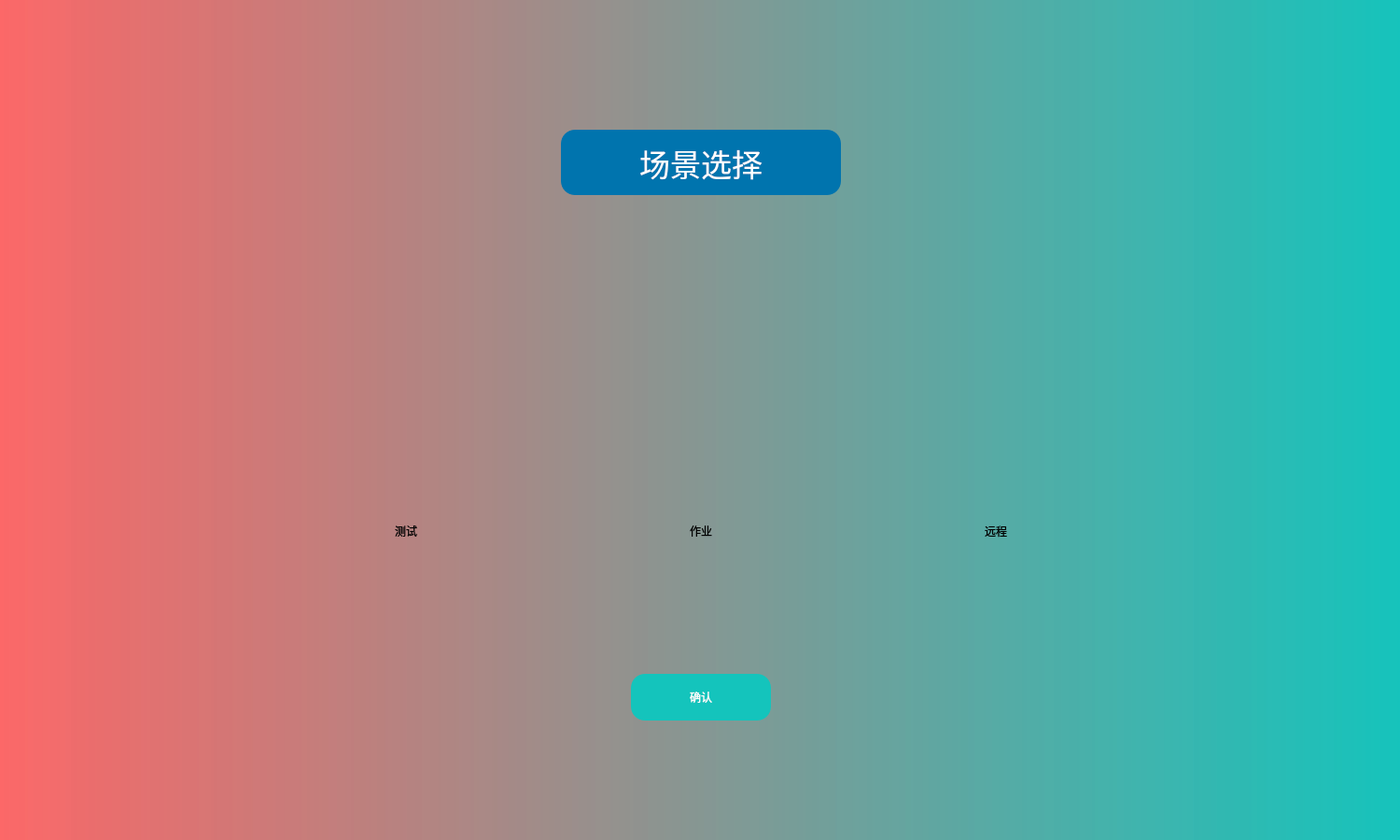
<?xml version="1.0" encoding="UTF-8"?>
<ui version="4.0">
 <class>ModeSelectClass</class>
 <widget class="QWidget" name="ModeSelectClass">
  <property name="geometry">
   <rect>
    <x>0</x>
    <y>0</y>
    <width>1500</width>
    <height>900</height>
   </rect>
  </property>
  <property name="windowTitle">
   <string>Form</string>
  </property>
  <property name="styleSheet">
   <string notr="true">background-color: qlineargradient(spread:pad, x1:0, y1:0, x2:1, y2:0, stop:0 rgba(251,102,102, 200), stop:1 rgba(20,196,188, 210));
</string>
  </property>
  <widget class="QWidget" name="layoutWidget">
   <property name="geometry">
    <rect>
     <x>0</x>
     <y>0</y>
     <width>1501</width>
     <height>911</height>
    </rect>
   </property>
   <layout class="QVBoxLayout" name="verticalLayout_4">
    <item>
     <spacer name="verticalSpacer">
      <property name="orientation">
       <enum>Qt::Vertical</enum>
      </property>
      <property name="sizeHint" stdset="0">
       <size>
        <width>20</width>
        <height>40</height>
       </size>
      </property>
     </spacer>
    </item>
    <item>
     <layout class="QHBoxLayout" name="horizontalLayout_3">
      <item>
       <spacer name="horizontalSpacer_5">
        <property name="orientation">
         <enum>Qt::Horizontal</enum>
        </property>
        <property name="sizeHint" stdset="0">
         <size>
          <width>40</width>
          <height>20</height>
         </size>
        </property>
       </spacer>
      </item>
      <item>
       <widget class="QLabel" name="label_5">
        <property name="enabled">
         <bool>false</bool>
        </property>
        <property name="sizePolicy">
         <sizepolicy hsizetype="Fixed" vsizetype="Fixed">
          <horstretch>0</horstretch>
          <verstretch>0</verstretch>
         </sizepolicy>
        </property>
        <property name="minimumSize">
         <size>
          <width>300</width>
          <height>70</height>
         </size>
        </property>
        <property name="maximumSize">
         <size>
          <width>300</width>
          <height>70</height>
         </size>
        </property>
        <property name="font">
         <font>
          <family>黑体</family>
          <pointsize>25</pointsize>
          <weight>50</weight>
          <italic>false</italic>
          <bold>false</bold>
          <kerning>false</kerning>
         </font>
        </property>
        <property name="styleSheet">
         <string notr="true">font: 25pt &quot;黑体&quot;;
color: rgb(255, 255, 255);
background-color: rgb(0, 116, 174);
border-radius: 15px;   </string>
        </property>
        <property name="text">
         <string>场景选择</string>
        </property>
        <property name="alignment">
         <set>Qt::AlignCenter</set>
        </property>
       </widget>
      </item>
      <item>
       <spacer name="horizontalSpacer_6">
        <property name="orientation">
         <enum>Qt::Horizontal</enum>
        </property>
        <property name="sizeHint" stdset="0">
         <size>
          <width>40</width>
          <height>20</height>
         </size>
        </property>
       </spacer>
      </item>
     </layout>
    </item>
    <item>
     <spacer name="verticalSpacer_2">
      <property name="orientation">
       <enum>Qt::Vertical</enum>
      </property>
      <property name="sizeHint" stdset="0">
       <size>
        <width>20</width>
        <height>40</height>
       </size>
      </property>
     </spacer>
    </item>
    <item>
     <layout class="QHBoxLayout" name="horizontalLayout_2">
      <item>
       <spacer name="horizontalSpacer_3">
        <property name="orientation">
         <enum>Qt::Horizontal</enum>
        </property>
        <property name="sizeHint" stdset="0">
         <size>
          <width>40</width>
          <height>20</height>
         </size>
        </property>
       </spacer>
      </item>
      <item>
       <layout class="QHBoxLayout" name="horizontalLayout">
        <item>
         <layout class="QVBoxLayout" name="verticalLayout">
          <item>
           <widget class="QRadioButton" name="radioButton_dubug_mode">
            <property name="sizePolicy">
             <sizepolicy hsizetype="Fixed" vsizetype="Fixed">
              <horstretch>210</horstretch>
              <verstretch>200</verstretch>
             </sizepolicy>
            </property>
            <property name="minimumSize">
             <size>
              <width>210</width>
              <height>200</height>
             </size>
            </property>
            <property name="maximumSize">
             <size>
              <width>210</width>
              <height>200</height>
             </size>
            </property>
            <property name="layoutDirection">
             <enum>Qt::LeftToRight</enum>
            </property>
            <property name="styleSheet">
             <string notr="true">QRadioButton::indicator { 
	width: 200px;
	height: 200px;
}
/*单选框未选中样式*/
QRadioButton::indicator::unchecked {
	image: url(./picture/mode_select/调试.png);
}
/*单选框选中样式*/
QRadioButton::indicator::checked { 
	image: url(./picture/mode_select/选中.png);
}


QRadioButton{
	background-color: rgba(255, 255, 255, 0);
}
</string>
            </property>
            <property name="text">
             <string/>
            </property>
           </widget>
          </item>
          <item>
           <widget class="QLabel" name="label">
            <property name="styleSheet">
             <string notr="true">QLabel{
	color: rgb(0, 0, 0);
	font: 75 14pt &quot;微软雅黑&quot;;
	background-color: rgba(255, 255, 255, 0);
}</string>
            </property>
            <property name="text">
             <string>测试</string>
            </property>
            <property name="alignment">
             <set>Qt::AlignCenter</set>
            </property>
           </widget>
          </item>
         </layout>
        </item>
        <item>
         <spacer name="horizontalSpacer">
          <property name="orientation">
           <enum>Qt::Horizontal</enum>
          </property>
          <property name="sizeType">
           <enum>QSizePolicy::Fixed</enum>
          </property>
          <property name="sizeHint" stdset="0">
           <size>
            <width>100</width>
            <height>20</height>
           </size>
          </property>
         </spacer>
        </item>
        <item>
         <layout class="QVBoxLayout" name="verticalLayout_2">
          <item>
           <widget class="QRadioButton" name="radioButton_work_mode">
            <property name="sizePolicy">
             <sizepolicy hsizetype="Fixed" vsizetype="Fixed">
              <horstretch>210</horstretch>
              <verstretch>200</verstretch>
             </sizepolicy>
            </property>
            <property name="minimumSize">
             <size>
              <width>210</width>
              <height>200</height>
             </size>
            </property>
            <property name="maximumSize">
             <size>
              <width>210</width>
              <height>200</height>
             </size>
            </property>
            <property name="styleSheet">
             <string notr="true">QRadioButton::indicator { 
	width: 200px;
	height: 200px;
}
/*单选框未选中样式*/
QRadioButton::indicator::unchecked {
	image: url(./picture/mode_select/作业.png);
}
/*单选框选中样式*/
QRadioButton::indicator::checked { 
	image: url(./picture/mode_select/选中.png);
}

QRadioButton{
	background-color: rgba(255, 255, 255, 0);
}
</string>
            </property>
            <property name="text">
             <string/>
            </property>
           </widget>
          </item>
          <item>
           <widget class="QLabel" name="label_2">
            <property name="styleSheet">
             <string notr="true">QLabel{
	color: rgb(0, 0, 0);
	font: 75 14pt &quot;微软雅黑&quot;;
	background-color: rgba(255, 255, 255, 0);
}</string>
            </property>
            <property name="text">
             <string>作业</string>
            </property>
            <property name="alignment">
             <set>Qt::AlignCenter</set>
            </property>
           </widget>
          </item>
         </layout>
        </item>
        <item>
         <spacer name="horizontalSpacer_2">
          <property name="orientation">
           <enum>Qt::Horizontal</enum>
          </property>
          <property name="sizeType">
           <enum>QSizePolicy::Fixed</enum>
          </property>
          <property name="sizeHint" stdset="0">
           <size>
            <width>100</width>
            <height>20</height>
           </size>
          </property>
         </spacer>
        </item>
        <item>
         <layout class="QVBoxLayout" name="verticalLayout_3">
          <item>
           <widget class="QRadioButton" name="radioButton_service_mode">
            <property name="sizePolicy">
             <sizepolicy hsizetype="Fixed" vsizetype="Fixed">
              <horstretch>0</horstretch>
              <verstretch>0</verstretch>
             </sizepolicy>
            </property>
            <property name="minimumSize">
             <size>
              <width>210</width>
              <height>200</height>
             </size>
            </property>
            <property name="maximumSize">
             <size>
              <width>210</width>
              <height>200</height>
             </size>
            </property>
            <property name="styleSheet">
             <string notr="true">QRadioButton::indicator { 
	width: 200px;
	height: 200px;
}
/*单选框未选中样式*/
QRadioButton::indicator::unchecked {
	image: url(./picture/mode_select/远程.png);
}
/*单选框选中样式*/
QRadioButton::indicator::checked { 
	image: url(./picture/mode_select/选中.png);
}

QRadioButton{
	background-color: rgba(255, 255, 255, 0);
}
</string>
            </property>
            <property name="text">
             <string/>
            </property>
           </widget>
          </item>
          <item>
           <widget class="QLabel" name="label_3">
            <property name="styleSheet">
             <string notr="true">QLabel{
	color: rgb(0, 0, 0);
	font: 75 14pt &quot;微软雅黑&quot;;
	background-color: rgba(255, 255, 255, 0);
}</string>
            </property>
            <property name="text">
             <string>远程</string>
            </property>
            <property name="alignment">
             <set>Qt::AlignCenter</set>
            </property>
           </widget>
          </item>
         </layout>
        </item>
       </layout>
      </item>
      <item>
       <spacer name="horizontalSpacer_4">
        <property name="orientation">
         <enum>Qt::Horizontal</enum>
        </property>
        <property name="sizeHint" stdset="0">
         <size>
          <width>30</width>
          <height>20</height>
         </size>
        </property>
       </spacer>
      </item>
     </layout>
    </item>
    <item>
     <spacer name="verticalSpacer_3">
      <property name="orientation">
       <enum>Qt::Vertical</enum>
      </property>
      <property name="sizeHint" stdset="0">
       <size>
        <width>20</width>
        <height>40</height>
       </size>
      </property>
     </spacer>
    </item>
    <item>
     <layout class="QHBoxLayout" name="horizontalLayout_4">
      <item>
       <spacer name="horizontalSpacer_7">
        <property name="orientation">
         <enum>Qt::Horizontal</enum>
        </property>
        <property name="sizeHint" stdset="0">
         <size>
          <width>40</width>
          <height>20</height>
         </size>
        </property>
       </spacer>
      </item>
      <item>
       <widget class="QPushButton" name="btn_confirm">
        <property name="sizePolicy">
         <sizepolicy hsizetype="Fixed" vsizetype="Fixed">
          <horstretch>0</horstretch>
          <verstretch>0</verstretch>
         </sizepolicy>
        </property>
        <property name="minimumSize">
         <size>
          <width>150</width>
          <height>50</height>
         </size>
        </property>
        <property name="maximumSize">
         <size>
          <width>150</width>
          <height>50</height>
         </size>
        </property>
        <property name="styleSheet">
         <string notr="true">QPushButton
{
	font: 25 14pt '微软雅黑 Light';
	color: rgb(255,255,255);
	background-color: rgb(20,196,188);
    border: none;border-radius:15px;
}
QPushButton:hover
{
background-color: rgb(22,218,208);
}

QPushButton:pressed
{
	background-color: rgb(17,171,164);
}</string>
        </property>
        <property name="text">
         <string>确认</string>
        </property>
       </widget>
      </item>
      <item>
       <spacer name="horizontalSpacer_8">
        <property name="orientation">
         <enum>Qt::Horizontal</enum>
        </property>
        <property name="sizeHint" stdset="0">
         <size>
          <width>40</width>
          <height>20</height>
         </size>
        </property>
       </spacer>
      </item>
     </layout>
    </item>
    <item>
     <spacer name="verticalSpacer_4">
      <property name="orientation">
       <enum>Qt::Vertical</enum>
      </property>
      <property name="sizeHint" stdset="0">
       <size>
        <width>20</width>
        <height>40</height>
       </size>
      </property>
     </spacer>
    </item>
   </layout>
  </widget>
 </widget>
 <resources/>
 <connections/>
</ui>
